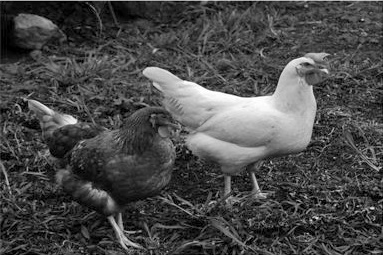
%> input picture School/CSE 102/HW/HW1/chickens.bmp, 384 x 255 px
$ octave Part2.m   (GNU Octave 9; MATLAB toolbox functions it lacks are replaced by stand-ins)
%> lines starting %> are read from the running program, lines starting %| are printed output that depends on the picture
% 2. Consider two 8-bit images whose gray levels span the full range from 0 to 255.
% (a) Discuss the limiting effect of repeatedly subtracting image (b) from image (a).
% (b) Would reversing the order of the images yield a different result? [2]
% Assumption:
% (a)	Chicken image
% (b)	Chicken image divided by 4 (dark image)
clc; clear;
chicken = imread('chickens.bmp');
%> chicken is the input picture: size 255x384x3 uint8; min 0, max 255, mean 74.3
darkChicken = chicken/4;
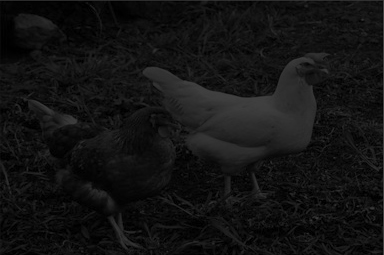
%> darkChicken: size 255x384x3 uint8; min 0, max 64, mean 18.7
figure(1); imshow(chicken);title('Original');xlabel('x');ylabel('y');
figure(2); imshow(darkChicken);title('Divide by 4');xlabel('x');...
    ylabel('y');

% b-a for 4 iterations
c1 = darkChicken - chicken;
%> c1: size 255x384x3 uint8; every value is 0
figure(3); imshow(c1);title('Dark - Original: 1');xlabel('x');ylabel('y');
c2 = darkChicken - c1;
figure(4); imshow(c2);title('Dark - Original: 2');xlabel('x');ylabel('y');
c3 = darkChicken - c2;
figure(5); imshow(c3);title('Dark - Original: 3');xlabel('x');ylabel('y');
c4 = darkChicken - c3;
figure(6); imshow(c4);title('Dark - Original: 4');xlabel('x');ylabel('y');

%a-b for 5 iterations
d1 = chicken - darkChicken;
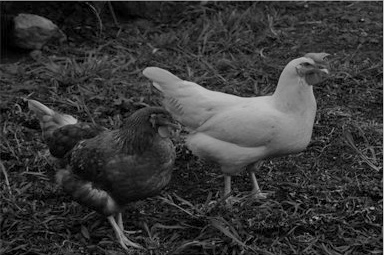
%> d1: size 255x384x3 uint8; min 0, max 191, mean 55.6
figure(8); imshow(d1);title('Original - Dark: 1');xlabel('x');ylabel('y');
d2 = darkChicken - d1;
figure(9); imshow(d2);title('Original - Dark: 2');xlabel('x');ylabel('y');
d3 = darkChicken - d2;
figure(10); imshow(d3);title('Original - Dark: 3');xlabel('x');ylabel('y');
d4 = darkChicken - d3;
figure(11); imshow(d4);title('Original - Dark: 4');xlabel('x');ylabel('y');
d5 = darkChicken - d4;
figure(12); imshow(d5);title('Original - Dark: 5');xlabel('x');ylabel('y');

$ run again, with School/CSE 102/HW/HW1/breast.tif saved as School/CSE 102/HW/HW1/chickens.bmp
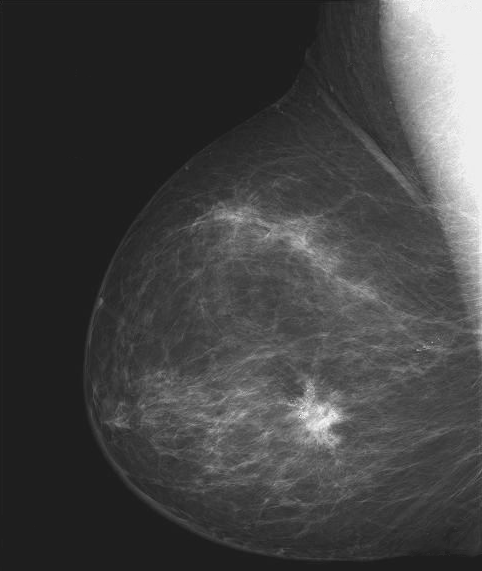
%> input picture School/CSE 102/HW/HW1/breast.tif, 482 x 571 px
%> chicken is the input picture: size 571x482 uint8; min 21, max 255, mean 66.7
%> `darkChicken = chicken/4;`:
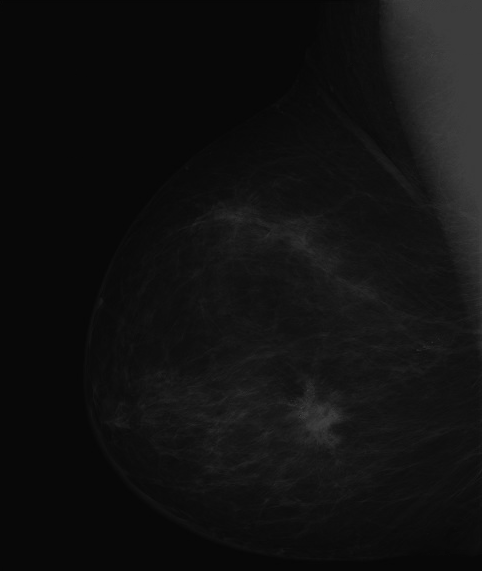
%> darkChicken: size 571x482 uint8; min 5, max 64, mean 16.9
%> c1: size 571x482 uint8; every value is 0
%> `d1 = chicken - darkChicken;`:
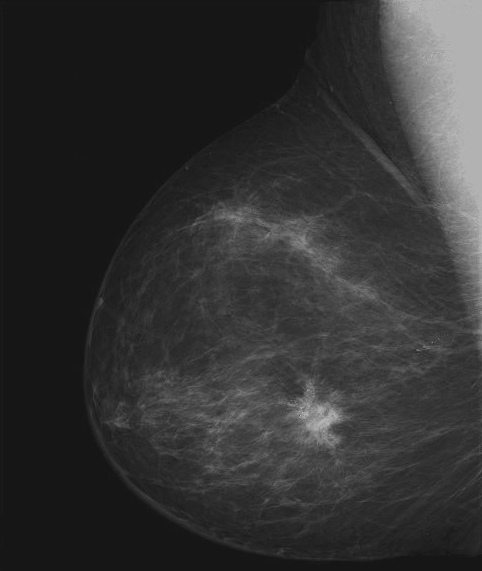
%> d1: size 571x482 uint8; min 16, max 191, mean 49.8
